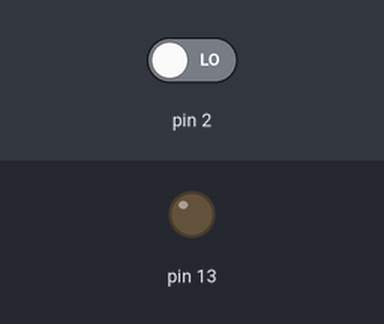
This sketch was run on a simulated Arduino Uno, built with avr-gcc and run on an emulated ATmega328P. On the bench: output pins drawn as LEDs (lit = HIGH). The test bench sets the inputs (shaded band); at power-on: pin 2 LOW.

Above: at 1.2 s.
1.3 s: pin 2 driven HIGH
At 2.5 s:
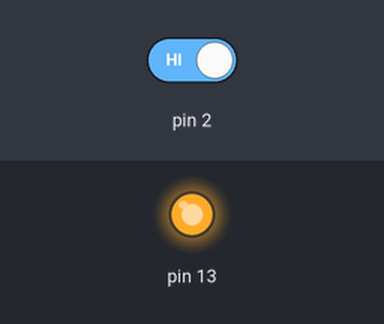
2.8 s: pin 2 driven LOW
At 3.7 s:
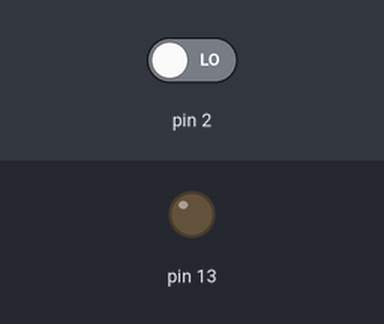
Timing chart, 0 to 5.8 s (numbered marks = the images above; inputs shaded):
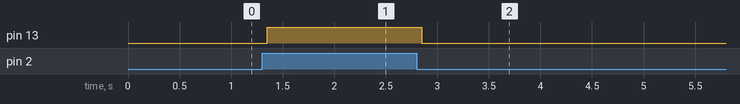

The sketch:

pir.ino
```cpp
void setup()
{
 pinMode(2,INPUT);
  pinMode(13,OUTPUT);
}
void loop()
{
int value=digitalRead(2);
  delay(50);

  if(value==HIGH)
  {
 digitalWrite(13,HIGH);
  }
  else
  {
 digitalWrite(13,LOW);
  }

}
```

Measured:
- after the input at 1.3 s, pin 13: LOW → HIGH after 0.05 s
- after the input at 2.8 s, pin 13: HIGH → LOW after 0.05 s
